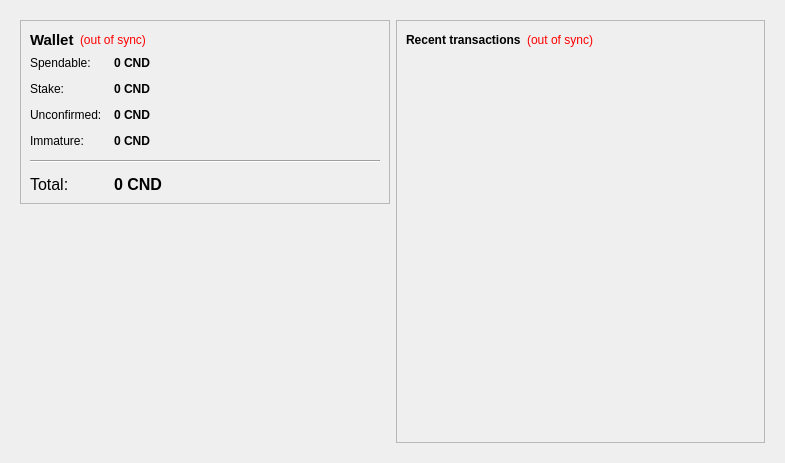
<?xml version="1.0" encoding="UTF-8"?>
<ui version="4.0">
 <class>OverviewPage</class>
 <widget class="QWidget" name="OverviewPage">
  <property name="geometry">
   <rect>
    <x>0</x>
    <y>0</y>
    <width>785</width>
    <height>463</height>
   </rect>
  </property>
  <property name="windowTitle">
   <string>Form</string>
  </property>
  <layout class="QHBoxLayout" name="horizontalLayout" stretch="0">
   <item>
    <widget class="QFrame" name="frameMain">
     <property name="frameShape">
      <enum>QFrame::NoFrame</enum>
     </property>
     <layout class="QHBoxLayout" name="horizontalLayout_3">
      <item>
       <layout class="QVBoxLayout" name="verticalLayout_2">
        <item>
         <widget class="QFrame" name="frame">
          <property name="frameShape">
           <enum>QFrame::StyledPanel</enum>
          </property>
          <property name="frameShadow">
           <enum>QFrame::Plain</enum>
          </property>
          <layout class="QVBoxLayout" name="verticalLayout_4">
           <item>
            <layout class="QHBoxLayout" name="horizontalLayout_4">
             <item>
              <widget class="QLabel" name="label_5">
               <property name="font">
                <font>
                 <pointsize>11</pointsize>
                 <weight>75</weight>
                 <bold>true</bold>
                </font>
               </property>
               <property name="text">
                <string>Wallet</string>
               </property>
              </widget>
             </item>
             <item>
              <widget class="QLabel" name="labelWalletStatus">
               <property name="toolTip">
                <string>The displayed information may be out of date. Your wallet automatically synchronizes with the CannabisDarkcoin network after a connection is established, but this process has not completed yet.</string>
               </property>
               <property name="styleSheet">
                <string notr="true">QLabel { color: red; }</string>
               </property>
               <property name="text">
                <string notr="true">(out of sync)</string>
               </property>
               <property name="alignment">
                <set>Qt::AlignLeading|Qt::AlignLeft|Qt::AlignVCenter</set>
               </property>
              </widget>
             </item>
             <item>
              <spacer name="horizontalSpacer_2">
               <property name="orientation">
                <enum>Qt::Horizontal</enum>
               </property>
               <property name="sizeHint" stdset="0">
                <size>
                 <width>40</width>
                 <height>20</height>
                </size>
               </property>
              </spacer>
             </item>
            </layout>
           </item>
           <item>
            <layout class="QFormLayout" name="formLayout_2">
             <property name="fieldGrowthPolicy">
              <enum>QFormLayout::AllNonFixedFieldsGrow</enum>
             </property>
             <property name="horizontalSpacing">
              <number>12</number>
             </property>
             <property name="verticalSpacing">
              <number>12</number>
             </property>
             <item row="0" column="0">
              <widget class="QLabel" name="label">
               <property name="text">
                <string>Spendable:</string>
               </property>
              </widget>
             </item>
             <item row="0" column="1">
              <widget class="QLabel" name="labelBalance">
               <property name="font">
                <font>
                 <weight>75</weight>
                 <bold>true</bold>
                </font>
               </property>
               <property name="cursor">
                <cursorShape>IBeamCursor</cursorShape>
               </property>
               <property name="toolTip">
                <string>Your current spendable balance</string>
               </property>
               <property name="text">
                <string notr="true">0 CND</string>
               </property>
               <property name="textInteractionFlags">
                <set>Qt::LinksAccessibleByMouse|Qt::TextSelectableByKeyboard|Qt::TextSelectableByMouse</set>
               </property>
              </widget>
             </item>
             <item row="1" column="0">
              <widget class="QLabel" name="label_6">
               <property name="text">
                <string>Stake:</string>
               </property>
              </widget>
             </item>
             <item row="1" column="1">
              <widget class="QLabel" name="labelStake">
               <property name="font">
                <font>
                 <weight>75</weight>
                 <bold>true</bold>
                </font>
               </property>
               <property name="cursor">
                <cursorShape>IBeamCursor</cursorShape>
               </property>
               <property name="toolTip">
                <string>Total of coins that was staked, and do not yet count toward the current balance</string>
               </property>
               <property name="text">
                <string notr="true">0 CND</string>
               </property>
               <property name="textInteractionFlags">
                <set>Qt::LinksAccessibleByMouse|Qt::TextSelectableByKeyboard|Qt::TextSelectableByMouse</set>
               </property>
              </widget>
             </item>
             <item row="2" column="0">
              <widget class="QLabel" name="label_3">
               <property name="text">
                <string>Unconfirmed:</string>
               </property>
              </widget>
             </item>
             <item row="2" column="1">
              <widget class="QLabel" name="labelUnconfirmed">
               <property name="font">
                <font>
                 <weight>75</weight>
                 <bold>true</bold>
                </font>
               </property>
               <property name="cursor">
                <cursorShape>IBeamCursor</cursorShape>
               </property>
               <property name="toolTip">
                <string>Total of transactions that have yet to be confirmed, and do not yet count toward the current balance</string>
               </property>
               <property name="text">
                <string notr="true">0 CND</string>
               </property>
               <property name="textInteractionFlags">
                <set>Qt::LinksAccessibleByMouse|Qt::TextSelectableByKeyboard|Qt::TextSelectableByMouse</set>
               </property>
              </widget>
             </item>
             <item row="3" column="0">
              <widget class="QLabel" name="labelImmatureText">
               <property name="text">
                <string>Immature:</string>
               </property>
              </widget>
             </item>
             <item row="3" column="1">
              <widget class="QLabel" name="labelImmature">
               <property name="font">
                <font>
                 <weight>75</weight>
                 <bold>true</bold>
                </font>
               </property>
               <property name="toolTip">
                <string>Mined balance that has not yet matured</string>
               </property>
               <property name="text">
                <string notr="true">0 CND</string>
               </property>
               <property name="textInteractionFlags">
                <set>Qt::LinksAccessibleByMouse|Qt::TextSelectableByKeyboard|Qt::TextSelectableByMouse</set>
               </property>
              </widget>
             </item>
             <item row="4" column="0" colspan="2">
              <widget class="Line" name="line">
               <property name="orientation">
                <enum>Qt::Horizontal</enum>
               </property>
              </widget>
             </item>
             <item row="5" column="0">
              <widget class="QLabel" name="labelTotalText">
               <property name="font">
                <font>
                 <pointsize>12</pointsize>
                </font>
               </property>
               <property name="text">
                <string>Total:</string>
               </property>
              </widget>
             </item>
             <item row="5" column="1">
              <widget class="QLabel" name="labelTotal">
               <property name="font">
                <font>
                 <pointsize>12</pointsize>
                 <weight>75</weight>
                 <bold>true</bold>
                </font>
               </property>
               <property name="cursor">
                <cursorShape>IBeamCursor</cursorShape>
               </property>
               <property name="toolTip">
                <string>Your current total balance</string>
               </property>
               <property name="text">
                <string notr="true">0 CND</string>
               </property>
               <property name="textInteractionFlags">
                <set>Qt::LinksAccessibleByMouse|Qt::TextSelectableByKeyboard|Qt::TextSelectableByMouse</set>
               </property>
              </widget>
             </item>
            </layout>
           </item>
          </layout>
         </widget>
        </item>
        <item>
         <spacer name="verticalSpacer">
          <property name="orientation">
           <enum>Qt::Vertical</enum>
          </property>
          <property name="sizeHint" stdset="0">
           <size>
            <width>20</width>
            <height>40</height>
           </size>
          </property>
         </spacer>
        </item>
        <item>
         <widget class="QLabel" name="label_7">
          <property name="text">
           <string/>
          </property>
          <property name="pixmap">
           <pixmap resource="../cannabisdarkcoin.qrc">:/images/backg</pixmap>
          </property>
          <property name="alignment">
           <set>Qt::AlignCenter</set>
          </property>
         </widget>
        </item>
        <item>
         <widget class="QLabel" name="label_2">
          <property name="text">
           <string/>
          </property>
          <property name="pixmap">
           <pixmap>:/images/wallet</pixmap>
          </property>
         </widget>
        </item>
       </layout>
      </item>
      <item>
       <layout class="QVBoxLayout" name="verticalLayout_3">
        <item>
         <widget class="QFrame" name="frame_2">
          <property name="frameShape">
           <enum>QFrame::StyledPanel</enum>
          </property>
          <property name="frameShadow">
           <enum>QFrame::Plain</enum>
          </property>
          <layout class="QVBoxLayout" name="verticalLayout">
           <item>
            <layout class="QHBoxLayout" name="horizontalLayout_2">
             <item>
              <widget class="QLabel" name="label_4">
               <property name="text">
                <string>&lt;b&gt;Recent transactions&lt;/b&gt;</string>
               </property>
              </widget>
             </item>
             <item>
              <widget class="QLabel" name="labelTransactionsStatus">
               <property name="toolTip">
                <string>The displayed information may be out of date. Your wallet automatically synchronizes with the CannabisDarkcoin network after a connection is established, but this process has not completed yet.</string>
               </property>
               <property name="styleSheet">
                <string notr="true">QLabel { color: red; }</string>
               </property>
               <property name="text">
                <string notr="true">(out of sync)</string>
               </property>
               <property name="alignment">
                <set>Qt::AlignRight|Qt::AlignTrailing|Qt::AlignVCenter</set>
               </property>
              </widget>
             </item>
             <item>
              <spacer name="horizontalSpacer">
               <property name="orientation">
                <enum>Qt::Horizontal</enum>
               </property>
               <property name="sizeHint" stdset="0">
                <size>
                 <width>40</width>
                 <height>20</height>
                </size>
               </property>
              </spacer>
             </item>
            </layout>
           </item>
           <item>
            <widget class="QListView" name="listTransactions">
             <property name="styleSheet">
              <string notr="true">QListView { background: transparent; }</string>
             </property>
             <property name="frameShape">
              <enum>QFrame::NoFrame</enum>
             </property>
             <property name="verticalScrollBarPolicy">
              <enum>Qt::ScrollBarAlwaysOff</enum>
             </property>
             <property name="horizontalScrollBarPolicy">
              <enum>Qt::ScrollBarAlwaysOff</enum>
             </property>
             <property name="selectionMode">
              <enum>QAbstractItemView::NoSelection</enum>
             </property>
            </widget>
           </item>
          </layout>
         </widget>
        </item>
       </layout>
      </item>
     </layout>
    </widget>
   </item>
  </layout>
 </widget>
 <resources>
  <include location="../cannabisdarkcoin.qrc"/>
 </resources>
 <connections/>
</ui>
